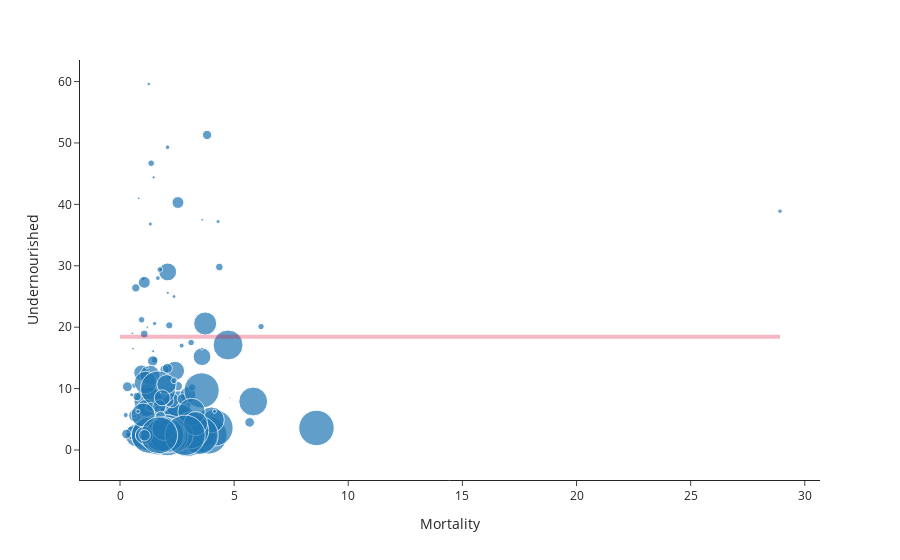

The code cell stored with this chart in its notebook:
### Markdown cell above
## *EDA #3* - Correlation of Undernourished, Mortality, and Deaths
insert details

### Code cell
# Figure to present the relationship between Undernourished and Mortality 
# (with each point representing a country and the varying sizes of each point 
# representing the country's corresponding death rate)

fig = px.scatter(food_df, x="Mortality", y = "Undernourished", size = "Deaths", hover_name='Country', log_x=False,
                 size_max=30, template="simple_white")

fig.add_shape(
    # Line Horizontal   
    type="line",
    x0=0,
    y0 = food_df['Obesity'].mean(),
    x1 = food_df['Mortality'].max(),
    y1 = food_df['Obesity'].mean(),
    line=dict(
        color="crimson",
        width=4
    ),
)

fig.show()

### Figure 1 — Plotly figure (JSON) as saved in the notebook; plotly's stock layout.template omitted (floating-point values rounded to 4 significant figures; data arrays with more than 128 entries replaced by an {"elided": "..."} marker saying what was removed)
{"data": [{"hovertemplate": "<b>%{hovertext}</b><br><br>Mortality=%{x}<br>Undernourished=%{y}<br>Deaths=%{marker.size}<extra></extra>", "hovertext": {"elided": "154 str values"}, "legendgroup": "", "marker": {"color": "#1F77B4", "size": {"elided": "154 float values"}, "sizemode": "area", "sizeref": 0.000206, "symbol": "circle"}, "mode": "markers", "name": "", "orientation": "v", "showlegend": false, "type": "scatter", "x": {"elided": "154 float values"}, "xaxis": "x", "y": {"elided": "154 float values"}, "yaxis": "y"}], "layout": {"autosize": true, "legend": {"itemsizing": "constant", "tracegroupgap": 0}, "margin": {"t": 60}, "shapes": [{"line": {"color": "crimson", "width": 4}, "type": "line", "x0": 0, "x1": 28.91, "y0": 18.45, "y1": 18.45}], "xaxis": {"anchor": "y", "autorange": true, "domain": [0, 1], "range": [-1.688, 30.6], "title": {"text": "Mortality"}, "type": "linear"}, "yaxis": {"anchor": "x", "autorange": true, "domain": [0, 1], "range": [-9.194, 64.28], "title": {"text": "Undernourished"}, "type": "linear"}}}
